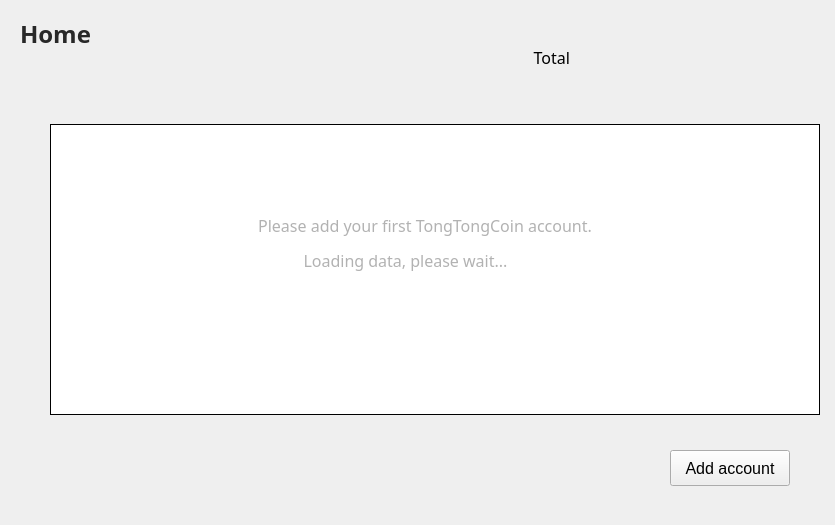
<?xml version="1.0" encoding="UTF-8"?>
<ui version="4.0">
 <class>MainPage</class>
 <widget class="QWidget" name="MainPage">
  <property name="geometry">
   <rect>
    <x>0</x>
    <y>0</y>
    <width>835</width>
    <height>525</height>
   </rect>
  </property>
  <property name="font">
   <font>
    <family>微软雅黑</family>
   </font>
  </property>
  <property name="windowTitle">
   <string>Form</string>
  </property>
  <property name="styleSheet">
   <string notr="true">QScrollBar{background-color: rgb(255, 255, 255);}</string>
  </property>
  <widget class="QLabel" name="accountListLabel">
   <property name="geometry">
    <rect>
     <x>20</x>
     <y>18</y>
     <width>150</width>
     <height>32</height>
    </rect>
   </property>
   <property name="font">
    <font>
     <family>微软雅黑</family>
     <pointsize>18</pointsize>
     <weight>75</weight>
     <italic>false</italic>
     <bold>true</bold>
    </font>
   </property>
   <property name="styleSheet">
    <string notr="true">background:transparent;
color: rgb(40, 40, 40);</string>
   </property>
   <property name="text">
    <string>Home</string>
   </property>
  </widget>
  <widget class="QLabel" name="totalBalanceLabel">
   <property name="geometry">
    <rect>
     <x>580</x>
     <y>42</y>
     <width>400</width>
     <height>30</height>
    </rect>
   </property>
   <property name="font">
    <font>
     <family>微软雅黑</family>
     <pointsize>14</pointsize>
    </font>
   </property>
   <property name="styleSheet">
    <string notr="true">background:transparent;</string>
   </property>
   <property name="text">
    <string/>
   </property>
   <property name="alignment">
    <set>Qt::AlignLeading|Qt::AlignLeft|Qt::AlignVCenter</set>
   </property>
  </widget>
  <widget class="QLabel" name="label">
   <property name="geometry">
    <rect>
     <x>490</x>
     <y>42</y>
     <width>80</width>
     <height>30</height>
    </rect>
   </property>
   <property name="font">
    <font>
     <family>微软雅黑</family>
     <pointsize>12</pointsize>
    </font>
   </property>
   <property name="styleSheet">
    <string notr="true">background:transparent;</string>
   </property>
   <property name="text">
    <string>Total</string>
   </property>
   <property name="alignment">
    <set>Qt::AlignRight|Qt::AlignTrailing|Qt::AlignVCenter</set>
   </property>
  </widget>
  <widget class="QToolButton" name="addAccountBtn">
   <property name="geometry">
    <rect>
     <x>670</x>
     <y>450</y>
     <width>120</width>
     <height>36</height>
    </rect>
   </property>
   <property name="font">
    <font>
     <pointsize>12</pointsize>
    </font>
   </property>
   <property name="cursor">
    <cursorShape>PointingHandCursor</cursorShape>
   </property>
   <property name="focusPolicy">
    <enum>Qt::NoFocus</enum>
   </property>
   <property name="text">
    <string>Add account</string>
   </property>
   <property name="toolButtonStyle">
    <enum>Qt::ToolButtonTextOnly</enum>
   </property>
   <property name="arrowType">
    <enum>Qt::UpArrow</enum>
   </property>
  </widget>
  <widget class="QTableWidget" name="accountTableWidget">
   <property name="geometry">
    <rect>
     <x>50</x>
     <y>124</y>
     <width>770</width>
     <height>291</height>
    </rect>
   </property>
   <property name="cursor" stdset="0">
    <cursorShape>PointingHandCursor</cursorShape>
   </property>
   <property name="layoutDirection">
    <enum>Qt::LeftToRight</enum>
   </property>
   <property name="frameShape">
    <enum>QFrame::Box</enum>
   </property>
   <property name="frameShadow">
    <enum>QFrame::Plain</enum>
   </property>
   <property name="verticalScrollBarPolicy">
    <enum>Qt::ScrollBarAsNeeded</enum>
   </property>
   <property name="horizontalScrollBarPolicy">
    <enum>Qt::ScrollBarAlwaysOff</enum>
   </property>
   <property name="autoScroll">
    <bool>true</bool>
   </property>
   <property name="editTriggers">
    <set>QAbstractItemView::NoEditTriggers</set>
   </property>
   <property name="selectionMode">
    <enum>QAbstractItemView::NoSelection</enum>
   </property>
   <property name="iconSize">
    <size>
     <width>19</width>
     <height>12</height>
    </size>
   </property>
   <property name="showGrid">
    <bool>true</bool>
   </property>
   <property name="gridStyle">
    <enum>Qt::SolidLine</enum>
   </property>
   <attribute name="horizontalHeaderVisible">
    <bool>false</bool>
   </attribute>
   <attribute name="horizontalHeaderCascadingSectionResizes">
    <bool>false</bool>
   </attribute>
   <attribute name="horizontalHeaderHighlightSections">
    <bool>false</bool>
   </attribute>
   <attribute name="verticalHeaderVisible">
    <bool>false</bool>
   </attribute>
   <attribute name="verticalHeaderHighlightSections">
    <bool>false</bool>
   </attribute>
   <column>
    <property name="text">
     <string>Account Name</string>
    </property>
    <property name="font">
     <font>
      <family>微软雅黑</family>
      <pointsize>12</pointsize>
     </font>
    </property>
    <property name="textAlignment">
     <set>AlignLeading|AlignVCenter</set>
    </property>
   </column>
   <column>
    <property name="text">
     <string>Account Addr</string>
    </property>
    <property name="font">
     <font>
      <family>微软雅黑</family>
      <pointsize>12</pointsize>
     </font>
    </property>
    <property name="textAlignment">
     <set>AlignLeading|AlignVCenter</set>
    </property>
   </column>
   <column>
    <property name="text">
     <string>Balance/TTCOIN</string>
    </property>
    <property name="font">
     <font>
      <family>微软雅黑</family>
      <pointsize>12</pointsize>
     </font>
    </property>
    <property name="textAlignment">
     <set>AlignLeading|AlignVCenter</set>
    </property>
   </column>
  </widget>
  <widget class="QWidget" name="loadingWidget" native="true">
   <property name="geometry">
    <rect>
     <x>190</x>
     <y>170</y>
     <width>461</width>
     <height>171</height>
    </rect>
   </property>
   <property name="styleSheet">
    <string notr="true">background-color: rgb(255, 255, 255);</string>
   </property>
   <widget class="QLabel" name="loadingLabel">
    <property name="geometry">
     <rect>
      <x>110</x>
      <y>50</y>
      <width>211</width>
      <height>81</height>
     </rect>
    </property>
    <property name="font">
     <font>
      <family>微软雅黑</family>
      <pointsize>12</pointsize>
     </font>
    </property>
    <property name="styleSheet">
     <string notr="true">color: rgb(178, 178, 178);
background-color: rgb(255, 255, 255);</string>
    </property>
    <property name="text">
     <string>Loading data, please wait...</string>
    </property>
    <property name="alignment">
     <set>Qt::AlignCenter</set>
    </property>
   </widget>
  </widget>
  <widget class="QLabel" name="initLabel">
   <property name="geometry">
    <rect>
     <x>200</x>
     <y>200</y>
     <width>450</width>
     <height>51</height>
    </rect>
   </property>
   <property name="font">
    <font>
     <family>微软雅黑</family>
     <pointsize>12</pointsize>
    </font>
   </property>
   <property name="styleSheet">
    <string notr="true">color: rgb(178, 178, 178);</string>
   </property>
   <property name="text">
    <string>Please add your first TongTongCoin account.</string>
   </property>
   <property name="alignment">
    <set>Qt::AlignCenter</set>
   </property>
  </widget>
 </widget>
 <resources/>
 <connections/>
</ui>
